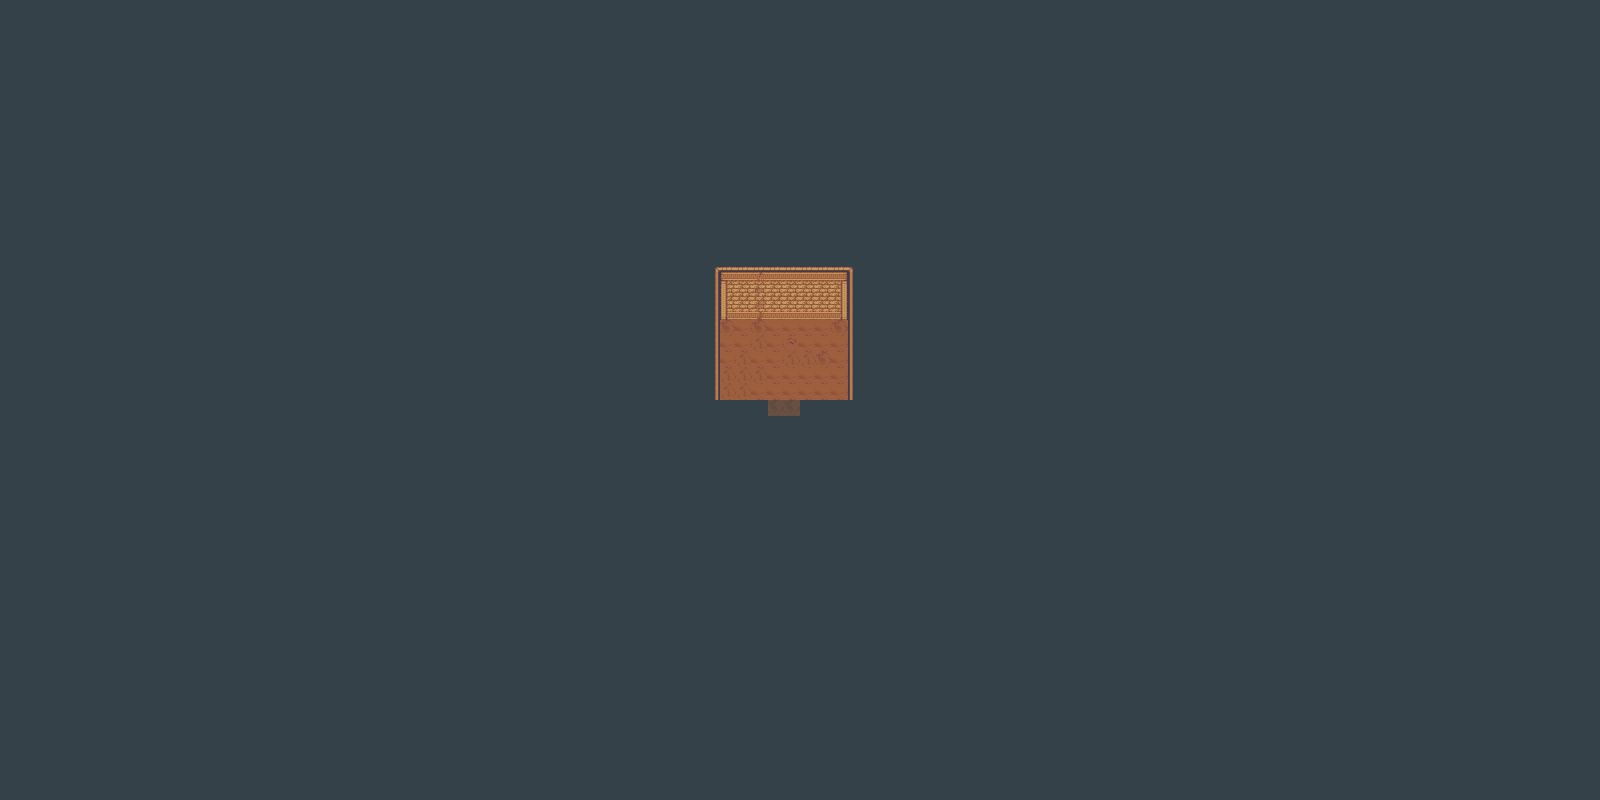

A level layout from a 2D game, rendered from its tile map. Below: a short description, then the map file with tile-grid data replaced by summaries:
An orthogonal 100x50 tile map with 16x16 px tiles, 4 tile layers (Background, Tile Layer 9, Foreground1, Shadow), 1 hidden layer not drawn, 11 tilesets and 2 objects (Item, Transition).

<map version="1.2" tiledversion="1.2.5" orientation="orthogonal" renderorder="right-down" width="100" height="50" tilewidth="16" tileheight="16" infinite="0" nextlayerid="23" nextobjectid="84">
 <tileset firstgid="1" name="dungeon" tilewidth="16" tileheight="16" tilecount="1479" columns="51">
  <image source="dungeon.png" width="816" height="464" />
  <terraintypes>
   <terrain name="Path1" tile="307" />
   <terrain name="Dirt1" tile="322" />
  </terraintypes>
  <tile id="307" terrain="0,0,0,0" />
  <tile id="308" terrain="1,0,0,0" />
  <tile id="309" terrain="0,1,0,0" />
  <tile id="310" terrain="1,1,0,0" />
  <tile id="311" terrain="0,0,1,0" />
  <tile id="312" terrain="1,0,1,0" />
  <tile id="313" terrain="1,1,1,0" />
  <tile id="314" terrain="1,1,1,0" />
  <tile id="315" terrain="0,0,0,1" />
  <tile id="316" terrain="1,1,0,1" />
  <tile id="317" terrain="0,1,0,1" />
  <tile id="318" terrain="1,1,0,1" />
  <tile id="319" terrain="0,0,1,1" />
  <tile id="320" terrain="1,0,1,1" />
  <tile id="321" terrain="0,1,1,1" />
  <tile id="322" terrain="1,1,1,1" />
 </tileset>
 <tileset firstgid="1480" source="collision.tsx" />
 <tileset firstgid="1482" source="../objects/monsters.tsx" />
 <tileset firstgid="1566" source="../objects/avatar.tsx" />
 <tileset firstgid="3966" source="terrain.tsx" />
 <tileset firstgid="5448" source="desert.tsx" />
 <tileset firstgid="5862" source="outside.tsx" />
 <tileset firstgid="7110" source="inside.tsx" />
 <tileset firstgid="8790" source="icons.tsx" />
 <tileset firstgid="9094" source="../objects/merchant.tsx" />
 <tileset firstgid="9190" source="npc.tsx" />
 <layer id="6" name="Background" width="100" height="50">
  <data>[5000 cells, 5000 non-empty, 21 distinct tile ids]</data>
 </layer>
 <layer id="22" name="Tile Layer 9" width="100" height="50">
  <data>[5000 cells, 2 non-empty, 1 distinct tile ids]</data>
 </layer>
 <layer id="11" name="Foreground1" width="100" height="50">
  <data>[5000 cells, 36 non-empty, 16 distinct tile ids]</data>
 </layer>
 <layer id="19" name="Shadow" width="100" height="50" opacity="0.5">
  <data>[5000 cells, 6 non-empty, 1 distinct tile ids]</data>
 </layer>
 <layer id="7" name="Collision" width="100" height="50" visible="0" locked="1">
  <data>[5000 cells, 32 non-empty, 1 distinct tile ids]</data>
 </layer>
 <objectgroup id="10" name="Objects">
  <object id="73" name="Magic Eggplant" type="Item" x="780" y="356" width="8" height="8">
   <properties>
    <property name="Cost" type="float" value="10" />
    <property name="Health" type="float" value="10" />
    <property name="IsShopItem" type="bool" value="false" />
    <property name="ItemType" value="Consumable" />
    <property name="Sprite" value="objects/eggplant.png" />
   </properties>
   <ellipse />
  </object>
  <object id="80" name="Transition" type="Transition" x="776" y="399" width="16" height="16">
   <properties>
    <property name="Direction" value="Up" />
    <property name="Level" value="levels/dungeon.tmx" />
    <property name="TransitionID" type="int" value="1" />
   </properties>
   <ellipse />
  </object>
 </objectgroup>
</map>
